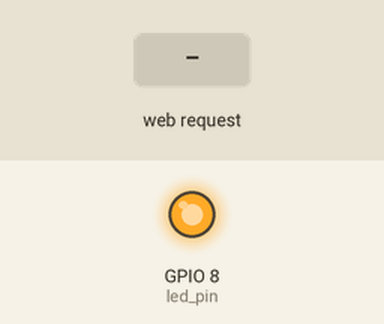
Simulated run of this sketch. Board: ESP32-S3. Shown: output pins drawn as LEDs (lit = HIGH). Inputs (shaded band) come from the test bench. What the sketch prints to the serial monitor is not drawn.

Above: at 1.2 s.
1.3 s: HTTP request GET /on received
At 1.8 s:
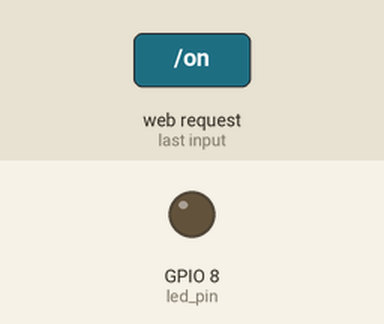
2.8 s: HTTP request GET /off received
At 4.2 s:
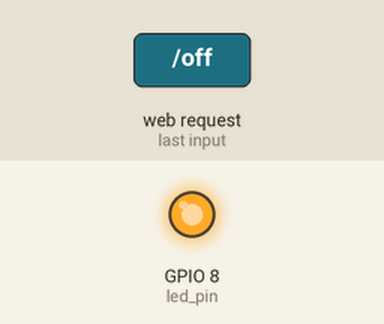
Timing chart, 0 to 5.8 s (numbered marks = the images above; inputs shaded):
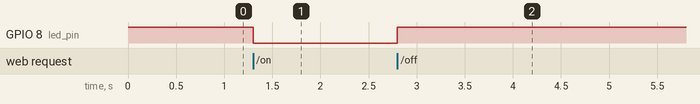

Measured:
- after the input at 1.3 s, GPIO 8 (led_pin): HIGH → LOW at once
- after the input at 2.8 s, GPIO 8 (led_pin): LOW → HIGH at once

The sketch:

wifi02_esp32.ino
```cpp
/*********
 Conexión mediante AP (access point) WiFi para controlar el encendido de un Led desde el celular, usando un Esp32.
*********/

#include "credentials.h" //File with the custom credentials of your AP
#include <WiFi.h>
#include <WebServer.h>


// Assign led_pin variable to GPIO led pin (it works with inverted logic in the C3 model)
const int led_pin = 8; //Led pin. 8 in C3-supermini models, 31 in Ai-thinker CAM, and 4 for the flash led in the Ai-thinker CAM
String outputState = "OFF";

// Create a web server object
WebServer server(80);

// Function to handle turning GPIO on
void handleGPIOOn() {
  outputState = "ON";
  digitalWrite(led_pin, LOW);
  handleRoot();
}

// Function to handle turning GPIO off
void handleGPIOOff() {
  outputState = "OFF";
  digitalWrite(led_pin, HIGH);
  handleRoot();
}

// Function to handle the root URL and show the current state
void handleRoot() {
  String html = "<!DOCTYPE html><html><head><meta name=\"viewport\" content=\"width=device-width, initial-scale=1\">";
  html += "<link rel=\"icon\" href=\"data:,\">";
  html += "<style>";
  html += "html { font-family: Helvetica; text-align: center; background: #f5f7fa; margin: 0; padding: 20px; }";
  html += "body { max-width: 600px; margin: 0 auto; background: white; padding: 20px; border-radius: 10px; box-shadow: 0 2px 10px rgba(0,0,0,0.1); }";
  html += "h1 { color: #333; font-size: 28px; margin-bottom: 20px; }";
  html += "p { color: #555; font-size: 18px; margin: 10px 0; }";
  html += ".button { background: #4CAF50; border: none; color: white; padding: 12px 24px; text-decoration: none; font-size: 20px; border-radius: 8px; cursor: pointer; transition: background 0.2s ease; display: inline-block; width: 120px; box-sizing: border-box; }";
  html += ".button:hover { background: #45a049; }";
  html += ".button2 { background: #555555; }";
  html += ".button2:hover { background: #666666; }";
  html += "</style></head>";
  html += "<body><h1>ESP32 Web Server</h1>";

  // Display GPIO controls
  html += "<p>GPIO - State " + outputState + "</p>";
  if (outputState == "ON") {
    html += "<p><a href=\"/off\"><button class=\"button button2\">OFF</button></a></p>";
  } else {
    html += "<p><a href=\"/on\"><button class=\"button\">ON</button></a></p>";
  }

  html += "</body></html>";
  server.send(200, "text/html", html);
}

void setup() {
  Serial.begin(115200);

  // Initialize the led_pin variable as OUTPUT
  pinMode(led_pin, OUTPUT);
  // Turn Off the onboard LED (inverted logic)
  digitalWrite(led_pin, HIGH);

  // Create AP
  //Serial.print("Connecting to ");
  //Serial.println(ssid);
  Serial.println("Creating Access Point");
  WiFi.softAP(ssid, password);
  Serial.println("Access point created. Connect to the IP "+ WiFi.softAPIP().toString());


  // Set up the web server to handle different routes
  server.on("/", handleRoot);
  server.on("/on", handleGPIOOn);
  server.on("/off", handleGPIOOff);

  // Start the web server
  server.begin();
  Serial.println("HTTP server started");
}

void loop() {
  // Handle incoming client requests
  server.handleClient();
}
```

credentials.h
```cpp
#ifndef credentials_h
#define credentials_h

// Create custom network credentials for your AP device
const char* ssid = "custom_ssid_for_wifi_AP";
const char* password = "custom_password_for_wifi_AP";

#endif
```
